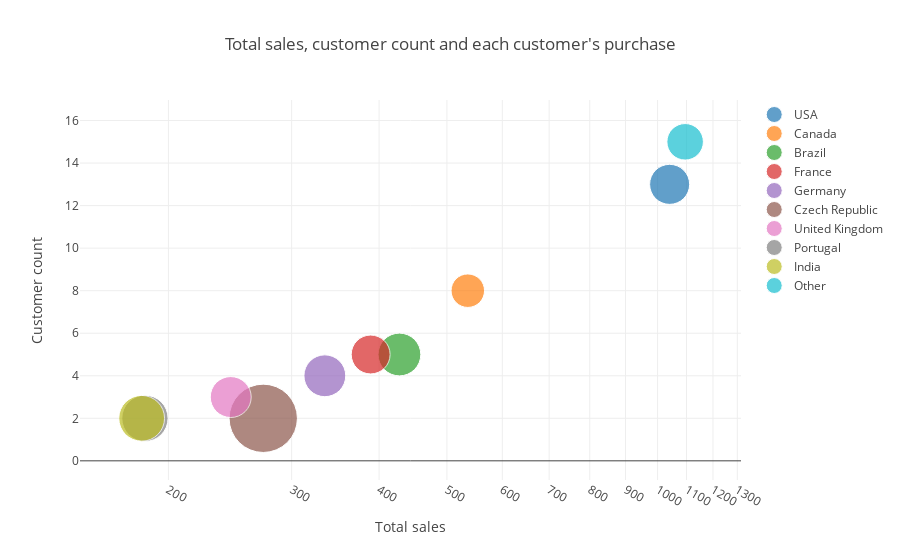
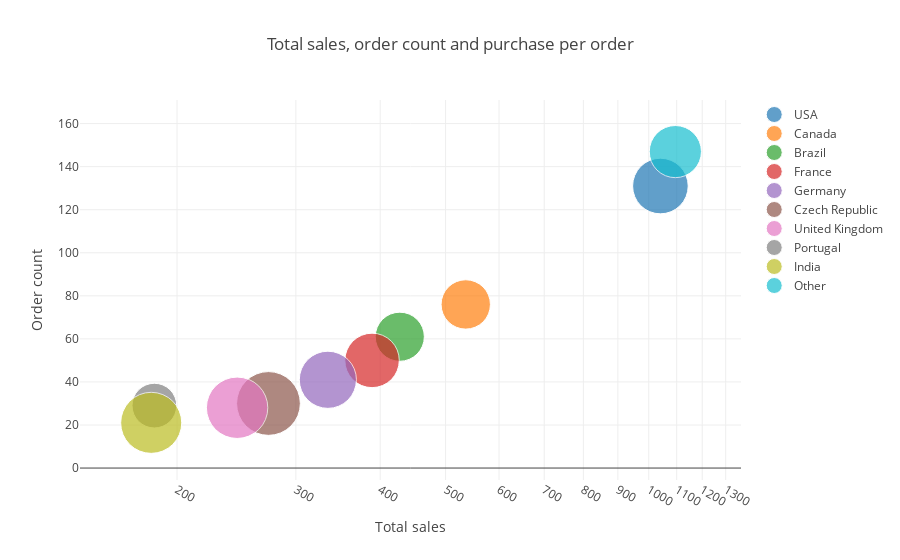

Notebook code cell kept with these figures, in order:
### Markdown cell above
Excluding countries in `Other` category, people in `USA` spent most on records, almost twice as much as those in Canadians who came in the second place (see `sales_total` column).

Interestingly, Czech Republic showed highest expenditures per customer and per order (see `sales_average_per_customer` and `sales_average_per_order` columns). Howerver, their total expenditures were mediocore because of relatively small numbers of customers and purchases.


# 5. Visualizing Sales by Country

Now, the above table is visualised. Beware that the x-axis is not scaled linearly.

### Code cell
country_sales.set_index('country', inplace=True)

# plot (customer_count)s
kind = "bubble"
draw_plot(country_sales, kind, ["sales_total", "customer_count"], \
          col_annot="index",
          annot_x_ratio=-0.01, annot_y_ratio=0.0004, \
          title="Total sales, customer count and each customer's purchase", \
          xlabel="Total sales", ylabel="Customer count", \
          col_additional="sales_average_per_customer")

# plot (order_count)
kind = "bubble"
draw_plot(country_sales, kind, ["sales_total", "order_count"], \
          col_annot="index",
          annot_x_ratio=-0.01, annot_y_ratio=0.0004, \
          title="Total sales, order count and purchase per order", \
          xlabel="Total sales", ylabel="Order count", \
          col_additional="sales_average_per_order", \
          bubble_scale=7)

### Figure 1 — Plotly figure (JSON) as saved in the notebook; plotly's stock layout.template omitted (floating-point values rounded to 4 significant figures)
{"data": [{"marker": {"size": [40.02]}, "mode": "markers", "name": "USA", "text": "Sales average per customer:<br>80.04", "x": [1040.0], "y": [13]}, {"marker": {"size": [33.47]}, "mode": "markers", "name": "Canada", "text": "Sales average per customer:<br>66.95", "x": [535.6], "y": [8]}, {"marker": {"size": [42.77]}, "mode": "markers", "name": "Brazil", "text": "Sales average per customer:<br>85.54", "x": [427.7], "y": [5]}, {"marker": {"size": [38.91]}, "mode": "markers", "name": "France", "text": "Sales average per customer:<br>77.81", "x": [389.1], "y": [5]}, {"marker": {"size": [41.83]}, "mode": "markers", "name": "Germany", "text": "Sales average per customer:<br>83.66", "x": [334.6], "y": [4]}, {"marker": {"size": [68.31]}, "mode": "markers", "name": "Czech Republic", "text": "Sales average per customer:<br>136.62", "x": [273.2], "y": [2]}, {"marker": {"size": [40.92]}, "mode": "markers", "name": "United Kingdom", "text": "Sales average per customer:<br>81.84", "x": [245.5], "y": [3]}, {"marker": {"size": [46.28]}, "mode": "markers", "name": "Portugal", "text": "Sales average per customer:<br>92.57", "x": [185.1], "y": [2]}, {"marker": {"size": [45.79]}, "mode": "markers", "name": "India", "text": "Sales average per customer:<br>91.58", "x": [183.2], "y": [2]}, {"marker": {"size": [36.5]}, "mode": "markers", "name": "Other", "text": "Sales average per customer:<br>73.0", "x": [1095.0], "y": [15]}], "layout": {"title": "Total sales, customer count and each customer's purchase", "xaxis": {"title": "Total sales", "type": "log"}, "yaxis": {"title": "Customer count"}}}

### Figure 2 — Plotly figure (JSON) as saved in the notebook; plotly's stock layout.template omitted (floating-point values rounded to 4 significant figures)
{"data": [{"marker": {"size": [55.6]}, "mode": "markers", "name": "USA", "text": "Sales average per order:<br>7.94", "x": [1040.0], "y": [131]}, {"marker": {"size": [49.33]}, "mode": "markers", "name": "Canada", "text": "Sales average per order:<br>7.05", "x": [535.6], "y": [76]}, {"marker": {"size": [49.08]}, "mode": "markers", "name": "Brazil", "text": "Sales average per order:<br>7.01", "x": [427.7], "y": [61]}, {"marker": {"size": [54.47]}, "mode": "markers", "name": "France", "text": "Sales average per order:<br>7.78", "x": [389.1], "y": [50]}, {"marker": {"size": [57.13]}, "mode": "markers", "name": "Germany", "text": "Sales average per order:<br>8.16", "x": [334.6], "y": [41]}, {"marker": {"size": [63.76]}, "mode": "markers", "name": "Czech Republic", "text": "Sales average per order:<br>9.11", "x": [273.2], "y": [30]}, {"marker": {"size": [61.38]}, "mode": "markers", "name": "United Kingdom", "text": "Sales average per order:<br>8.77", "x": [245.5], "y": [28]}, {"marker": {"size": [44.69]}, "mode": "markers", "name": "Portugal", "text": "Sales average per order:<br>6.38", "x": [185.1], "y": [29]}, {"marker": {"size": [61.05]}, "mode": "markers", "name": "India", "text": "Sales average per order:<br>8.72", "x": [183.2], "y": [21]}, {"marker": {"size": [52.14]}, "mode": "markers", "name": "Other", "text": "Sales average per order:<br>7.45", "x": [1095.0], "y": [147]}], "layout": {"title": "Total sales, order count and purchase per order", "xaxis": {"title": "Total sales", "type": "log"}, "yaxis": {"title": "Order count"}}}
